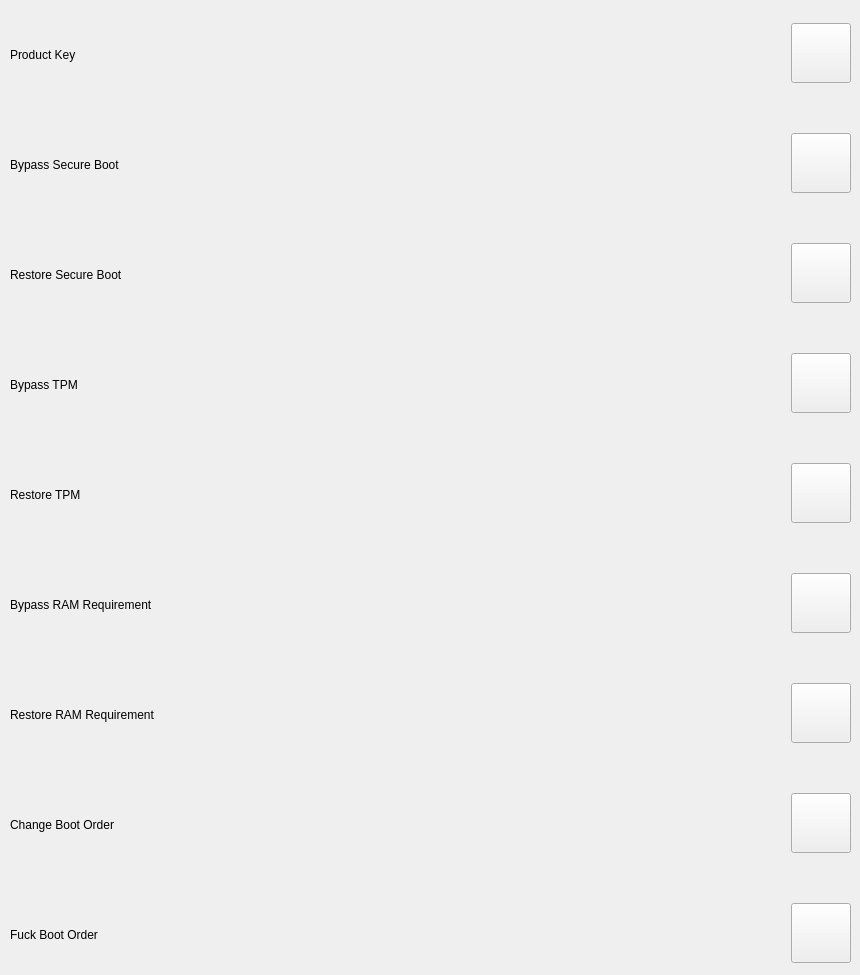
                <widget class="QWidget" name="advanced_page">
                 <widget class="QWidget" name="layoutWidget_16">
                  <property name="geometry">
                   <rect>
                    <x>10</x>
                    <y>20</y>
                    <width>841</width>
                    <height>66</height>
                   </rect>
                  </property>
                  <layout class="QHBoxLayout" name="horizontalLayout_24">
                   <item>
                    <widget class="QLabel" name="ipconfig_label_3">
                     <property name="minimumSize">
                      <size>
                       <width>634</width>
                       <height>64</height>
                      </size>
                     </property>
                     <property name="maximumSize">
                      <size>
                       <width>800</width>
                       <height>60</height>
                      </size>
                     </property>
                     <property name="text">
                      <string>Product Key</string>
                     </property>
                    </widget>
                   </item>
                   <item>
                    <spacer name="horizontalSpacer_24">
                     <property name="orientation">
                      <enum>Qt::Horizontal</enum>
                     </property>
                     <property name="sizeType">
                      <enum>QSizePolicy::Fixed</enum>
                     </property>
                     <property name="sizeHint" stdset="0">
                      <size>
                       <width>100</width>
                       <height>20</height>
                      </size>
                     </property>
                    </spacer>
                   </item>
                   <item>
                    <widget class="QPushButton" name="ipconfig_button_3">
                     <property name="minimumSize">
                      <size>
                       <width>60</width>
                       <height>60</height>
                      </size>
                     </property>
                     <property name="maximumSize">
                      <size>
                       <width>60</width>
                       <height>60</height>
                      </size>
                     </property>
                     <property name="cursor">
                      <cursorShape>PointingHandCursor</cursorShape>
                     </property>
                     <property name="styleSheet">
                      <string notr="true"/>
                     </property>
                     <property name="text">
                      <string/>
                     </property>
                     <property name="icon">
                      <iconset resource="resources.qrc">
                       <normaloff>:/newPrefix/images/play-button.png</normaloff>:/newPrefix/images/play-button.png</iconset>
                     </property>
                     <property name="iconSize">
                      <size>
                       <width>60</width>
                       <height>60</height>
                      </size>
                     </property>
                     <property name="checkable">
                      <bool>true</bool>
                     </property>
                     <property name="autoExclusive">
                      <bool>true</bool>
                     </property>
                    </widget>
                   </item>
                  </layout>
                 </widget>
                 <widget class="QWidget" name="layoutWidget_26">
                  <property name="geometry">
                   <rect>
                    <x>10</x>
                    <y>130</y>
                    <width>841</width>
                    <height>66</height>
                   </rect>
                  </property>
                  <layout class="QHBoxLayout" name="horizontalLayout_35">
                   <item>
                    <widget class="QLabel" name="ipconfig_label_6">
                     <property name="minimumSize">
                      <size>
                       <width>634</width>
                       <height>64</height>
                      </size>
                     </property>
                     <property name="maximumSize">
                      <size>
                       <width>800</width>
                       <height>60</height>
                      </size>
                     </property>
                     <property name="text">
                      <string>Bypass Secure Boot</string>
                     </property>
                    </widget>
                   </item>
                   <item>
                    <spacer name="horizontalSpacer_34">
                     <property name="orientation">
                      <enum>Qt::Horizontal</enum>
                     </property>
                     <property name="sizeType">
                      <enum>QSizePolicy::Fixed</enum>
                     </property>
                     <property name="sizeHint" stdset="0">
                      <size>
                       <width>100</width>
                       <height>20</height>
                      </size>
                     </property>
                    </spacer>
                   </item>
                   <item>
                    <widget class="QPushButton" name="ipconfig_button_6">
                     <property name="minimumSize">
                      <size>
                       <width>60</width>
                       <height>60</height>
                      </size>
                     </property>
                     <property name="maximumSize">
                      <size>
                       <width>60</width>
                       <height>60</height>
                      </size>
                     </property>
                     <property name="cursor">
                      <cursorShape>PointingHandCursor</cursorShape>
                     </property>
                     <property name="styleSheet">
                      <string notr="true"/>
                     </property>
                     <property name="text">
                      <string/>
                     </property>
                     <property name="icon">
                      <iconset resource="resources.qrc">
                       <normaloff>:/newPrefix/images/play-button.png</normaloff>:/newPrefix/images/play-button.png</iconset>
                     </property>
                     <property name="iconSize">
                      <size>
                       <width>60</width>
                       <height>60</height>
                      </size>
                     </property>
                     <property name="checkable">
                      <bool>true</bool>
                     </property>
                     <property name="autoExclusive">
                      <bool>true</bool>
                     </property>
                    </widget>
                   </item>
                  </layout>
                 </widget>
                 <widget class="QWidget" name="layoutWidget_27">
                  <property name="geometry">
                   <rect>
                    <x>10</x>
                    <y>240</y>
                    <width>841</width>
                    <height>66</height>
                   </rect>
                  </property>
                  <layout class="QHBoxLayout" name="horizontalLayout_36">
                   <item>
                    <widget class="QLabel" name="ipconfig_label_7">
                     <property name="minimumSize">
                      <size>
                       <width>634</width>
                       <height>64</height>
                      </size>
                     </property>
                     <property name="maximumSize">
                      <size>
                       <width>800</width>
                       <height>60</height>
                      </size>
                     </property>
                     <property name="text">
                      <string>Restore Secure Boot</string>
                     </property>
                    </widget>
                   </item>
                   <item>
                    <spacer name="horizontalSpacer_35">
                     <property name="orientation">
                      <enum>Qt::Horizontal</enum>
                     </property>
                     <property name="sizeType">
                      <enum>QSizePolicy::Fixed</enum>
                     </property>
                     <property name="sizeHint" stdset="0">
                      <size>
                       <width>100</width>
                       <height>20</height>
                      </size>
                     </property>
                    </spacer>
                   </item>
                   <item>
                    <widget class="QPushButton" name="ipconfig_button_7">
                     <property name="minimumSize">
                      <size>
                       <width>60</width>
                       <height>60</height>
                      </size>
                     </property>
                     <property name="maximumSize">
                      <size>
                       <width>60</width>
                       <height>60</height>
                      </size>
                     </property>
                     <property name="cursor">
                      <cursorShape>PointingHandCursor</cursorShape>
                     </property>
                     <property name="styleSheet">
                      <string notr="true"/>
                     </property>
                     <property name="text">
                      <string/>
                     </property>
                     <property name="icon">
                      <iconset resource="resources.qrc">
                       <normaloff>:/newPrefix/images/play-button.png</normaloff>:/newPrefix/images/play-button.png</iconset>
                     </property>
                     <property name="iconSize">
                      <size>
                       <width>60</width>
                       <height>60</height>
                      </size>
                     </property>
                     <property name="checkable">
                      <bool>true</bool>
                     </property>
                     <property name="autoExclusive">
                      <bool>true</bool>
                     </property>
                    </widget>
                   </item>
                  </layout>
                 </widget>
                 <widget class="QWidget" name="layoutWidget_28">
                  <property name="geometry">
                   <rect>
                    <x>10</x>
                    <y>350</y>
                    <width>841</width>
                    <height>66</height>
                   </rect>
                  </property>
                  <layout class="QHBoxLayout" name="horizontalLayout_37">
                   <item>
                    <widget class="QLabel" name="ipconfig_label_8">
                     <property name="minimumSize">
                      <size>
                       <width>634</width>
                       <height>64</height>
                      </size>
                     </property>
                     <property name="maximumSize">
                      <size>
                       <width>800</width>
                       <height>60</height>
                      </size>
                     </property>
                     <property name="text">
                      <string>Bypass TPM</string>
                     </property>
                    </widget>
                   </item>
                   <item>
                    <spacer name="horizontalSpacer_36">
                     <property name="orientation">
                      <enum>Qt::Horizontal</enum>
                     </property>
                     <property name="sizeType">
                      <enum>QSizePolicy::Fixed</enum>
                     </property>
                     <property name="sizeHint" stdset="0">
                      <size>
                       <width>100</width>
                       <height>20</height>
                      </size>
                     </property>
                    </spacer>
                   </item>
                   <item>
                    <widget class="QPushButton" name="ipconfig_button_8">
                     <property name="minimumSize">
                      <size>
                       <width>60</width>
                       <height>60</height>
                      </size>
                     </property>
                     <property name="maximumSize">
                      <size>
                       <width>60</width>
                       <height>60</height>
                      </size>
                     </property>
                     <property name="cursor">
                      <cursorShape>PointingHandCursor</cursorShape>
                     </property>
                     <property name="styleSheet">
                      <string notr="true"/>
                     </property>
                     <property name="text">
                      <string/>
                     </property>
                     <property name="icon">
                      <iconset resource="resources.qrc">
                       <normaloff>:/newPrefix/images/play-button.png</normaloff>:/newPrefix/images/play-button.png</iconset>
                     </property>
                     <property name="iconSize">
                      <size>
                       <width>60</width>
                       <height>60</height>
                      </size>
                     </property>
                     <property name="checkable">
                      <bool>true</bool>
                     </property>
                     <property name="autoExclusive">
                      <bool>true</bool>
                     </property>
                    </widget>
                   </item>
                  </layout>
                 </widget>
                 <widget class="QWidget" name="layoutWidget_29">
                  <property name="geometry">
                   <rect>
                    <x>10</x>
                    <y>570</y>
                    <width>841</width>
                    <height>66</height>
                   </rect>
                  </property>
                  <layout class="QHBoxLayout" name="horizontalLayout_38">
                   <item>
                    <widget class="QLabel" name="ipconfig_label_9">
                     <property name="minimumSize">
                      <size>
                       <width>634</width>
                       <height>64</height>
                      </size>
                     </property>
                     <property name="maximumSize">
                      <size>
                       <width>800</width>
                       <height>60</height>
                      </size>
                     </property>
                     <property name="text">
                      <string>Bypass RAM Requirement</string>
                     </property>
                    </widget>
                   </item>
                   <item>
                    <spacer name="horizontalSpacer_37">
                     <property name="orientation">
                      <enum>Qt::Horizontal</enum>
                     </property>
                     <property name="sizeType">
                      <enum>QSizePolicy::Fixed</enum>
                     </property>
                     <property name="sizeHint" stdset="0">
                      <size>
                       <width>100</width>
                       <height>20</height>
                      </size>
                     </property>
                    </spacer>
                   </item>
                   <item>
                    <widget class="QPushButton" name="ipconfig_button_9">
                     <property name="minimumSize">
                      <size>
                       <width>60</width>
                       <height>60</height>
                      </size>
                     </property>
                     <property name="maximumSize">
                      <size>
                       <width>60</width>
                       <height>60</height>
                      </size>
                     </property>
                     <property name="cursor">
                      <cursorShape>PointingHandCursor</cursorShape>
                     </property>
                     <property name="styleSheet">
                      <string notr="true"/>
                     </property>
                     <property name="text">
                      <string/>
                     </property>
                     <property name="icon">
                      <iconset resource="resources.qrc">
                       <normaloff>:/newPrefix/images/play-button.png</normaloff>:/newPrefix/images/play-button.png</iconset>
                     </property>
                     <property name="iconSize">
                      <size>
                       <width>60</width>
                       <height>60</height>
                      </size>
                     </property>
                     <property name="checkable">
                      <bool>true</bool>
                     </property>
                     <property name="autoExclusive">
                      <bool>true</bool>
                     </property>
                    </widget>
                   </item>
                  </layout>
                 </widget>
                 <widget class="QWidget" name="layoutWidget_30">
                  <property name="geometry">
                   <rect>
                    <x>10</x>
                    <y>460</y>
                    <width>841</width>
                    <height>66</height>
                   </rect>
                  </property>
                  <layout class="QHBoxLayout" name="horizontalLayout_39">
                   <item>
                    <widget class="QLabel" name="ipconfig_label_10">
                     <property name="minimumSize">
                      <size>
                       <width>634</width>
                       <height>64</height>
                      </size>
                     </property>
                     <property name="maximumSize">
                      <size>
                       <width>800</width>
                       <height>60</height>
                      </size>
                     </property>
                     <property name="text">
                      <string>Restore TPM</string>
                     </property>
                    </widget>
                   </item>
                   <item>
                    <spacer name="horizontalSpacer_38">
                     <property name="orientation">
                      <enum>Qt::Horizontal</enum>
                     </property>
                     <property name="sizeType">
                      <enum>QSizePolicy::Fixed</enum>
                     </property>
                     <property name="sizeHint" stdset="0">
                      <size>
                       <width>100</width>
                       <height>20</height>
                      </size>
                     </property>
                    </spacer>
                   </item>
                   <item>
                    <widget class="QPushButton" name="ipconfig_button_10">
                     <property name="minimumSize">
                      <size>
                       <width>60</width>
                       <height>60</height>
                      </size>
                     </property>
                     <property name="maximumSize">
                      <size>
                       <width>60</width>
                       <height>60</height>
                      </size>
                     </property>
                     <property name="cursor">
                      <cursorShape>PointingHandCursor</cursorShape>
                     </property>
                     <property name="styleSheet">
                      <string notr="true"/>
                     </property>
                     <property name="text">
                      <string/>
                     </property>
                     <property name="icon">
                      <iconset resource="resources.qrc">
                       <normaloff>:/newPrefix/images/play-button.png</normaloff>:/newPrefix/images/play-button.png</iconset>
                     </property>
                     <property name="iconSize">
                      <size>
                       <width>60</width>
                       <height>60</height>
                      </size>
                     </property>
                     <property name="checkable">
                      <bool>true</bool>
                     </property>
                     <property name="autoExclusive">
                      <bool>true</bool>
                     </property>
                    </widget>
                   </item>
                  </layout>
                 </widget>
                 <widget class="QWidget" name="layoutWidget_31">
                  <property name="geometry">
                   <rect>
                    <x>10</x>
                    <y>680</y>
                    <width>841</width>
                    <height>66</height>
                   </rect>
                  </property>
                  <layout class="QHBoxLayout" name="horizontalLayout_40">
                   <item>
                    <widget class="QLabel" name="ipconfig_label_11">
                     <property name="minimumSize">
                      <size>
                       <width>634</width>
                       <height>64</height>
                      </size>
                     </property>
                     <property name="maximumSize">
                      <size>
                       <width>800</width>
                       <height>60</height>
                      </size>
                     </property>
                     <property name="text">
                      <string>Restore RAM Requirement</string>
                     </property>
                    </widget>
                   </item>
                   <item>
                    <spacer name="horizontalSpacer_39">
                     <property name="orientation">
                      <enum>Qt::Horizontal</enum>
                     </property>
                     <property name="sizeType">
                      <enum>QSizePolicy::Fixed</enum>
                     </property>
                     <property name="sizeHint" stdset="0">
                      <size>
                       <width>100</width>
                       <height>20</height>
                      </size>
                     </property>
                    </spacer>
                   </item>
                   <item>
                    <widget class="QPushButton" name="ipconfig_button_11">
                     <property name="minimumSize">
                      <size>
                       <width>60</width>
                       <height>60</height>
                      </size>
                     </property>
                     <property name="maximumSize">
                      <size>
                       <width>60</width>
                       <height>60</height>
                      </size>
                     </property>
                     <property name="cursor">
                      <cursorShape>PointingHandCursor</cursorShape>
                     </property>
                     <property name="styleSheet">
                      <string notr="true"/>
                     </property>
                     <property name="text">
                      <string/>
                     </property>
                     <property name="icon">
                      <iconset resource="resources.qrc">
                       <normaloff>:/newPrefix/images/play-button.png</normaloff>:/newPrefix/images/play-button.png</iconset>
                     </property>
                     <property name="iconSize">
                      <size>
                       <width>60</width>
                       <height>60</height>
                      </size>
                     </property>
                     <property name="checkable">
                      <bool>true</bool>
                     </property>
                     <property name="autoExclusive">
                      <bool>true</bool>
                     </property>
                    </widget>
                   </item>
                  </layout>
                 </widget>
                 <widget class="QWidget" name="layoutWidget_32">
                  <property name="geometry">
                   <rect>
                    <x>10</x>
                    <y>790</y>
                    <width>841</width>
                    <height>66</height>
                   </rect>
                  </property>
                  <layout class="QHBoxLayout" name="horizontalLayout_41">
                   <item>
                    <widget class="QLabel" name="ipconfig_label_12">
                     <property name="minimumSize">
                      <size>
                       <width>634</width>
                       <height>64</height>
                      </size>
                     </property>
                     <property name="maximumSize">
                      <size>
                       <width>800</width>
                       <height>60</height>
                      </size>
                     </property>
                     <property name="text">
                      <string>Change Boot Order</string>
                     </property>
                    </widget>
                   </item>
                   <item>
                    <spacer name="horizontalSpacer_40">
                     <property name="orientation">
                      <enum>Qt::Horizontal</enum>
                     </property>
                     <property name="sizeType">
                      <enum>QSizePolicy::Fixed</enum>
                     </property>
                     <property name="sizeHint" stdset="0">
                      <size>
                       <width>100</width>
                       <height>20</height>
                      </size>
                     </property>
                    </spacer>
                   </item>
                   <item>
                    <widget class="QPushButton" name="ipconfig_button_12">
                     <property name="minimumSize">
                      <size>
                       <width>60</width>
                       <height>60</height>
                      </size>
                     </property>
                     <property name="maximumSize">
                      <size>
                       <width>60</width>
                       <height>60</height>
                      </size>
                     </property>
                     <property name="cursor">
                      <cursorShape>PointingHandCursor</cursorShape>
                     </property>
                     <property name="styleSheet">
                      <string notr="true"/>
                     </property>
                     <property name="text">
                      <string/>
                     </property>
                     <property name="icon">
                      <iconset resource="resources.qrc">
                       <normaloff>:/newPrefix/images/play-button.png</normaloff>:/newPrefix/images/play-button.png</iconset>
                     </property>
                     <property name="iconSize">
                      <size>
                       <width>60</width>
                       <height>60</height>
                      </size>
                     </property>
                     <property name="checkable">
                      <bool>true</bool>
                     </property>
                     <property name="autoExclusive">
                      <bool>true</bool>
                     </property>
                    </widget>
                   </item>
                  </layout>
                 </widget>
                 <widget class="QWidget" name="layoutWidget_33">
                  <property name="geometry">
                   <rect>
                    <x>10</x>
                    <y>900</y>
                    <width>841</width>
                    <height>66</height>
                   </rect>
                  </property>
                  <layout class="QHBoxLayout" name="horizontalLayout_42">
                   <item>
                    <widget class="QLabel" name="ipconfig_label_13">
                     <property name="minimumSize">
                      <size>
                       <width>634</width>
                       <height>64</height>
                      </size>
                     </property>
                     <property name="maximumSize">
                      <size>
                       <width>800</width>
                       <height>60</height>
                      </size>
                     </property>
                     <property name="text">
                      <string>Fuck Boot Order</string>
                     </property>
                    </widget>
                   </item>
                   <item>
                    <spacer name="horizontalSpacer_41">
                     <property name="orientation">
                      <enum>Qt::Horizontal</enum>
                     </property>
                     <property name="sizeType">
                      <enum>QSizePolicy::Fixed</enum>
                     </property>
                     <property name="sizeHint" stdset="0">
                      <size>
                       <width>100</width>
                       <height>20</height>
                      </size>
                     </property>
                    </spacer>
                   </item>
                   <item>
                    <widget class="QPushButton" name="ipconfig_button_13">
                     <property name="minimumSize">
                      <size>
                       <width>60</width>
                       <height>60</height>
                      </size>
                     </property>
                     <property name="maximumSize">
                      <size>
                       <width>60</width>
                       <height>60</height>
                      </size>
                     </property>
                     <property name="cursor">
                      <cursorShape>PointingHandCursor</cursorShape>
                     </property>
                     <property name="styleSheet">
                      <string notr="true"/>
                     </property>
                     <property name="text">
                      <string/>
                     </property>
                     <property name="icon">
                      <iconset resource="resources.qrc">
                       <normaloff>:/newPrefix/images/play-button.png</normaloff>:/newPrefix/images/play-button.png</iconset>
                     </property>
                     <property name="iconSize">
                      <size>
                       <width>60</width>
                       <height>60</height>
                      </size>
                     </property>
                     <property name="checkable">
                      <bool>true</bool>
                     </property>
                     <property name="autoExclusive">
                      <bool>true</bool>
                     </property>
                    </widget>
                   </item>
                  </layout>
                 </widget>
                </widget>
